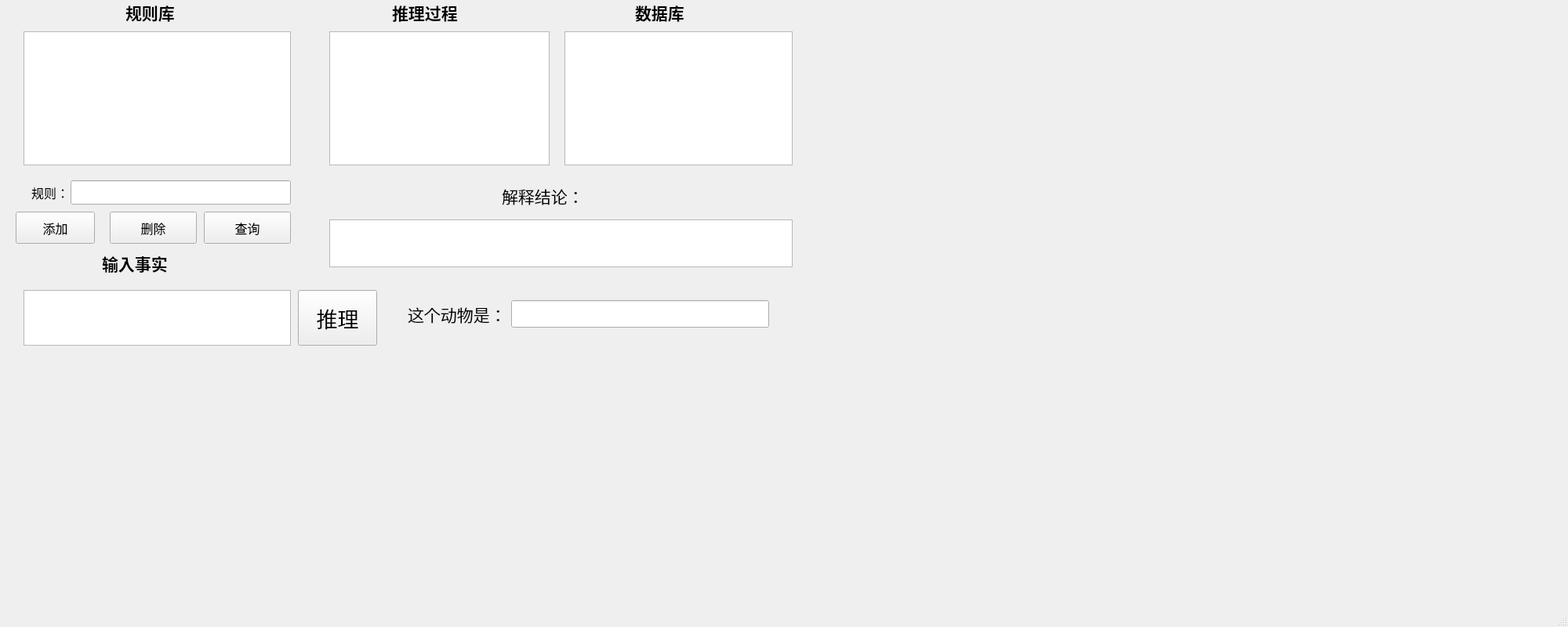
<?xml version="1.0" encoding="UTF-8"?>
<ui version="4.0">
 <class>MainWindow</class>
 <widget class="QMainWindow" name="MainWindow">
  <property name="geometry">
   <rect>
    <x>0</x>
    <y>0</y>
    <width>2000</width>
    <height>800</height>
   </rect>
  </property>
  <property name="windowTitle">
   <string>MainWindow</string>
  </property>
  <widget class="QWidget" name="centralwidget">
   <widget class="QLabel" name="label">
    <property name="geometry">
     <rect>
      <x>160</x>
      <y>0</y>
      <width>101</width>
      <height>31</height>
     </rect>
    </property>
    <property name="font">
     <font>
      <family>Agency FB</family>
      <pointsize>16</pointsize>
      <weight>75</weight>
      <bold>true</bold>
     </font>
    </property>
    <property name="text">
     <string>规则库</string>
    </property>
   </widget>
   <widget class="QTextBrowser" name="textBrowser">
    <property name="geometry">
     <rect>
      <x>30</x>
      <y>40</y>
      <width>341</width>
      <height>171</height>
     </rect>
    </property>
   </widget>
   <widget class="QLineEdit" name="lineEdit">
    <property name="geometry">
     <rect>
      <x>90</x>
      <y>230</y>
      <width>281</width>
      <height>31</height>
     </rect>
    </property>
   </widget>
   <widget class="QPushButton" name="pushButton">
    <property name="geometry">
     <rect>
      <x>20</x>
      <y>270</y>
      <width>101</width>
      <height>41</height>
     </rect>
    </property>
    <property name="font">
     <font>
      <family>微软雅黑</family>
      <pointsize>12</pointsize>
      <weight>50</weight>
      <bold>false</bold>
     </font>
    </property>
    <property name="text">
     <string>添加</string>
    </property>
   </widget>
   <widget class="QLabel" name="label_2">
    <property name="geometry">
     <rect>
      <x>130</x>
      <y>320</y>
      <width>121</width>
      <height>31</height>
     </rect>
    </property>
    <property name="font">
     <font>
      <family>Agency FB</family>
      <pointsize>16</pointsize>
      <weight>75</weight>
      <bold>true</bold>
     </font>
    </property>
    <property name="text">
     <string>输入事实</string>
    </property>
   </widget>
   <widget class="QTextEdit" name="textEdit">
    <property name="geometry">
     <rect>
      <x>30</x>
      <y>370</y>
      <width>341</width>
      <height>71</height>
     </rect>
    </property>
   </widget>
   <widget class="QLabel" name="label_3">
    <property name="geometry">
     <rect>
      <x>500</x>
      <y>0</y>
      <width>121</width>
      <height>31</height>
     </rect>
    </property>
    <property name="font">
     <font>
      <family>Agency FB</family>
      <pointsize>16</pointsize>
      <weight>75</weight>
      <bold>true</bold>
     </font>
    </property>
    <property name="text">
     <string>推理过程</string>
    </property>
   </widget>
   <widget class="QPushButton" name="pushButton_2">
    <property name="geometry">
     <rect>
      <x>380</x>
      <y>370</y>
      <width>101</width>
      <height>71</height>
     </rect>
    </property>
    <property name="font">
     <font>
      <family>微软雅黑</family>
      <pointsize>20</pointsize>
      <weight>50</weight>
      <bold>false</bold>
     </font>
    </property>
    <property name="text">
     <string>推理</string>
    </property>
   </widget>
   <widget class="QTextEdit" name="textEdit_2">
    <property name="geometry">
     <rect>
      <x>420</x>
      <y>40</y>
      <width>281</width>
      <height>171</height>
     </rect>
    </property>
   </widget>
   <widget class="QWidget" name="horizontalLayoutWidget">
    <property name="geometry">
     <rect>
      <x>520</x>
      <y>360</y>
      <width>461</width>
      <height>81</height>
     </rect>
    </property>
    <layout class="QHBoxLayout" name="horizontalLayout">
     <item>
      <widget class="QLabel" name="label_4">
       <property name="font">
        <font>
         <family>微软雅黑</family>
         <pointsize>16</pointsize>
         <weight>50</weight>
         <bold>false</bold>
        </font>
       </property>
       <property name="text">
        <string>这个动物是：</string>
       </property>
      </widget>
     </item>
     <item>
      <widget class="QLineEdit" name="lineEdit_2">
       <property name="font">
        <font>
         <family>Agency FB</family>
         <pointsize>14</pointsize>
         <weight>75</weight>
         <italic>true</italic>
         <bold>true</bold>
        </font>
       </property>
       <property name="text">
        <string/>
       </property>
      </widget>
     </item>
    </layout>
   </widget>
   <widget class="QTextEdit" name="textEdit_3">
    <property name="geometry">
     <rect>
      <x>720</x>
      <y>40</y>
      <width>291</width>
      <height>171</height>
     </rect>
    </property>
   </widget>
   <widget class="QLabel" name="label_5">
    <property name="geometry">
     <rect>
      <x>810</x>
      <y>0</y>
      <width>121</width>
      <height>31</height>
     </rect>
    </property>
    <property name="font">
     <font>
      <family>Agency FB</family>
      <pointsize>16</pointsize>
      <weight>75</weight>
      <bold>true</bold>
     </font>
    </property>
    <property name="text">
     <string>数据库</string>
    </property>
   </widget>
   <widget class="QLabel" name="label_6">
    <property name="geometry">
     <rect>
      <x>40</x>
      <y>230</y>
      <width>71</width>
      <height>31</height>
     </rect>
    </property>
    <property name="font">
     <font>
      <family>等线</family>
      <pointsize>12</pointsize>
      <weight>50</weight>
      <bold>false</bold>
     </font>
    </property>
    <property name="text">
     <string>规则：</string>
    </property>
   </widget>
   <widget class="QPushButton" name="pushButton_3">
    <property name="geometry">
     <rect>
      <x>140</x>
      <y>270</y>
      <width>111</width>
      <height>41</height>
     </rect>
    </property>
    <property name="font">
     <font>
      <family>微软雅黑</family>
      <pointsize>12</pointsize>
      <weight>50</weight>
      <bold>false</bold>
     </font>
    </property>
    <property name="text">
     <string>删除</string>
    </property>
   </widget>
   <widget class="QPushButton" name="pushButton_4">
    <property name="geometry">
     <rect>
      <x>260</x>
      <y>270</y>
      <width>111</width>
      <height>41</height>
     </rect>
    </property>
    <property name="font">
     <font>
      <family>微软雅黑</family>
      <pointsize>12</pointsize>
      <weight>50</weight>
      <bold>false</bold>
     </font>
    </property>
    <property name="text">
     <string>查询</string>
    </property>
   </widget>
   <widget class="QTextEdit" name="textEdit_4">
    <property name="geometry">
     <rect>
      <x>420</x>
      <y>280</y>
      <width>591</width>
      <height>61</height>
     </rect>
    </property>
   </widget>
   <widget class="QLabel" name="label_7">
    <property name="geometry">
     <rect>
      <x>640</x>
      <y>210</y>
      <width>162</width>
      <height>79</height>
     </rect>
    </property>
    <property name="font">
     <font>
      <family>微软雅黑</family>
      <pointsize>16</pointsize>
      <weight>50</weight>
      <bold>false</bold>
     </font>
    </property>
    <property name="text">
     <string>解释结论： </string>
    </property>
   </widget>
  </widget>
  <widget class="QStatusBar" name="statusbar"/>
 </widget>
 <resources/>
 <connections/>
</ui>
